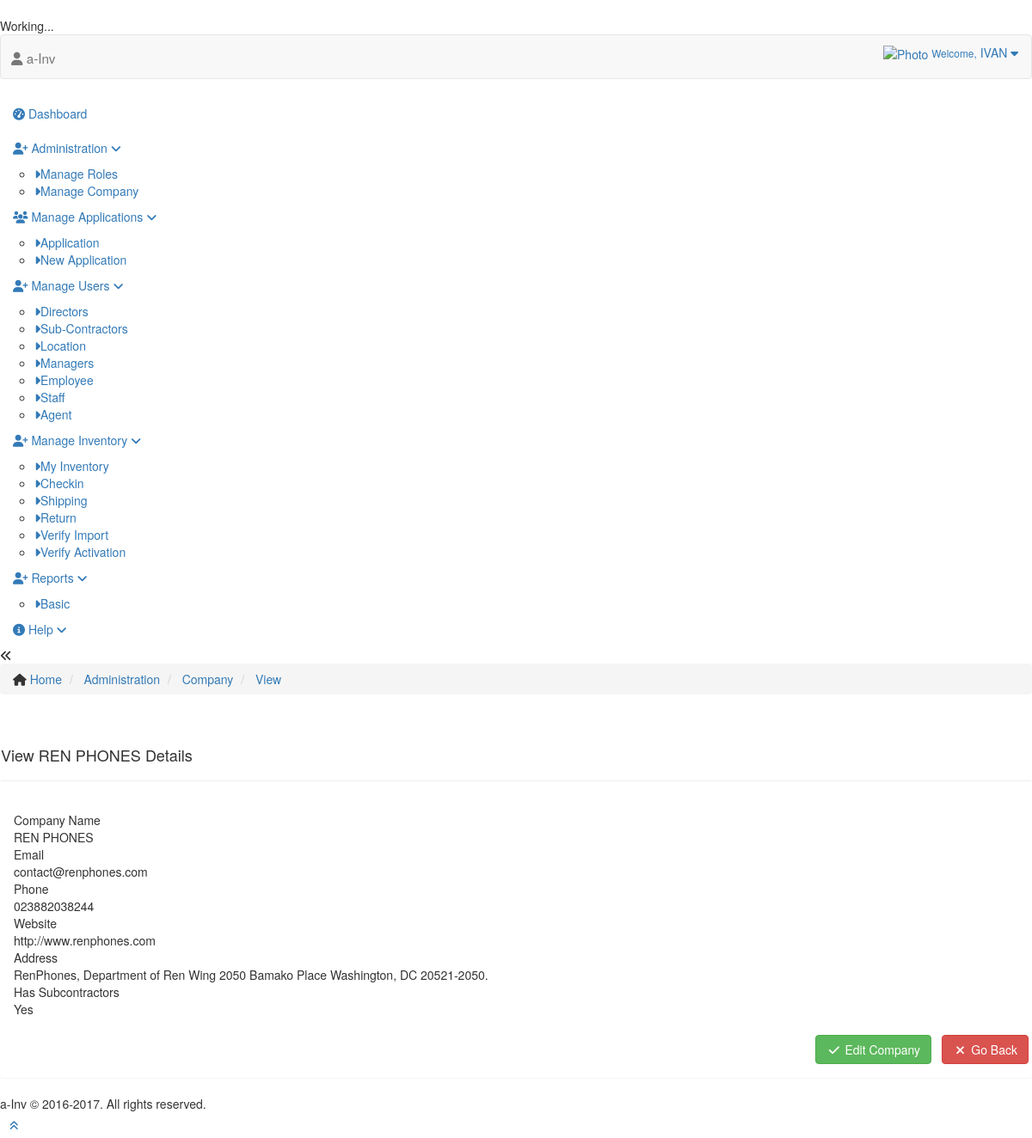
/admin/company/view/1 (signed in), run on the app's committed database.
### tables this page shows
CREATE TABLE IF NOT EXISTS `company` (
  `ID` bigint(21) NOT NULL AUTO_INCREMENT,
  `NAME` varchar(200) DEFAULT NULL,
  `TYPE` varchar(20) DEFAULT NULL,
  `ADDRESS` text,
  `PHONE` varchar(20) DEFAULT NULL,
  `WEBSITE` varchar(50) DEFAULT NULL,
  `EMAIL` varchar(50) DEFAULT NULL,
  `PARENT` bigint(21) DEFAULT '0',
  `STATUS` tinyint(2) DEFAULT '1',
  `SCS` tinyint(2) DEFAULT '1',
  PRIMARY KEY (`ID`)
);

### index.php (called while the page is built, shortened)
<?php
require 'application/libs/controller.php';
require 'application/libs/model.php';
$objApp = new Application();

### application/libs/model.php (called while the page is built, shortened)
<?php
	class Model {
		public $objDBConn = NULL;
		private function openDatabaseConnection() {
			$options = array( PDO::ATTR_DEFAULT_FETCH_MODE => PDO::FETCH_OBJ, PDO::ATTR_ERRMODE => PDO::ERRMODE_WARNING );
			$this->objDBConn = new PDO(DB_TYPE . ':host=' . DB_HOST . ';dbname=' . DB_NAME, DB_USER, DB_PASS, $options);
		}
		public function getData($arrData, $getAll = false) {
			$fields = ( $arrData [ 'FIELDS' ] == '' ) ? "*" : $arrData [ 'FIELDS' ];
			$table = $arrData [ 'TABLE' ];
			$where = ( $arrData [ 'WHERE' ] ) ? " WHERE " . $arrData [ 'WHERE' ] : "";
			$orderby = '';
			$limit = '';
			$groupby = '';
			$strQuery = "SELECT " . $fields . " FROM " . $table . $where . $groupby . $orderby . $limit;
			$objStmt = $this->objDBConn->prepare($strQuery);
			$objStmt->execute();
			return ( $getAll ) ? $objStmt->fetchAll() : $objStmt->fetch();
		}
	}

### application/libs/controller.php (called while the page is built, shortened)
<?php
	class Controller {
		public function loadModel($model_name) {
			if ( file_exists('application/models/' . strtolower($model_name) . '.php') ) {
				return new $strObj();
			}
		}
		function getParameters($i = 1){
			$url = rtrim($_GET[ 'url' ], '/');
			$url = filter_var($url, FILTER_SANITIZE_URL);
			$url = explode('/', $url);
			return $url[ $i + 1 ];
		}
	}

### application/models/company.php (called while the page is built, shortened)
<?php
	class companyModel extends Model {
		function getCompanies($strType, $iCompany = 0, $isSCS = 0){
			$arrData[ 'FIELDS' ] = "ID, NAME, WEBSITE, PHONE, EMAIL, ADDRESS, SCS";
			$arrData[ 'TABLE' ] = COMPANY;
			$arrData[ 'WHERE' ] = "status = " . ACTIVE;
			$arrData[ 'WHERE' ] .= " AND TYPE = '". $strType ."'";
			$arrData[ 'WHERE' ] .= ( $iCompany > 0 ) ? " AND ID = " . $iCompany: "";
			$arrData[ 'WHERE' ] .= ( $isSCS > 0 ) ? " AND SCS = 1" : "";
			return $this->getData($arrData, true);
		}
	}

### application/views/company/view.php (the view, shortened to what this page needs)
<div class="main-content">
	<div class="main-content-inner">
		<div class="breadcrumbs ace-save-state" id="breadcrumbs">
			<ul class="breadcrumb">
				<li> <i class="ace-icon fa fa-home home-icon"></i> <a href="/home">Home</a> </li>
				<li> <a href="#">Administration</a> </li>
				<li> <a href="/admin/company">Company</a> </li>
				<li> <a href="#">View</a> </li>
			</ul>
		</div>
		<div class="page-content">
			<div class="panel">
				<div class="page-header">
					<h4>View <?php echo $arrObjC[0]->NAME ?> Details</h4>
				</div>
				<div class="panel-body">
					<div class="row m-t-md">
						<div class="col-sm-12 col-xs-12">
							<div class="profile-user-info profile-user-info-striped">
								<div class="profile-info-row">
									<div class="profile-info-name">Company Name</div>
									<div class="profile-info-value"><?php echo $arrObjC[0]->NAME ?></div>
									<div class="profile-info-name">Email</div>
									<div class="profile-info-value"><?php echo $arrObjC[0]->EMAIL ?></div>
								</div>
								<div class="profile-info-row">
									<div class="profile-info-name"> Phone </div>
									<div class="profile-info-value"><?php echo $arrObjC[0]->PHONE ?></div>
									<div class="profile-info-name"> Website </div>
									<div class="profile-info-value"><?php echo $arrObjC[0]->WEBSITE ?></div>
								</div>
								<div class="profile-info-row">
									<div class="profile-info-name"> Address </div>
									<div class="profile-info-value"><?php echo $arrObjC[0]->ADDRESS ?></div>
									<div class="profile-info-name"> Has Subcontractors </div>
									<div class="profile-info-value"><?php echo ( $arrObjC[0]->SCS ) ? "Yes" : "No" ?></div>
								</div>
							</div>
						</div>
						<div>&nbsp;</div>
						<div class="clearfix form-actions">
							<div class="text-right">
								<button class="btn btn-success" type="button" onclick="javascript:location.href='/admin/company/edit/<?php echo $arrObjC[0]->ID ?>'"> <i class="ace-icon fa fa-fw fa-check"></i> Edit Company<span></span> </button>
								<button class="btn btn-danger" type="button"  onclick="javascript:location.href='/admin/company'">
									<i class="ace-icon fa fa-fw fa-times"></i> Go Back<span></span>
								</button>
							</div>
						</div>
					</div>
				</div>
			</div>
		</div>
	</div>
</div>

### data on the page
company: NAME "REN PHONES", EMAIL "contact@renphones.com", PHONE "023882038244", WEBSITE "http://www.renphones.com", ADDRESS "RenPhones, Department of Ren Wing 2050 Bamako Place Washington, DC 20521-2050."

### other printed values
$objC->userFullName() "IVAN"
